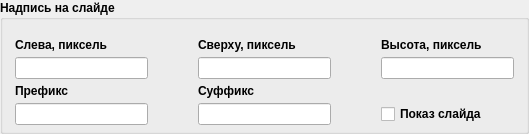
        <widget class="QGroupBox" name="groupBox_4">
         <property name="sizePolicy">
          <sizepolicy hsizetype="Expanding" vsizetype="Fixed">
           <horstretch>0</horstretch>
           <verstretch>0</verstretch>
          </sizepolicy>
         </property>
         <property name="font">
          <font>
           <weight>75</weight>
           <bold>true</bold>
          </font>
         </property>
         <property name="title">
          <string>Надпись на слайде</string>
         </property>
         <layout class="QGridLayout" name="gridLayout_10">
          <property name="sizeConstraint">
           <enum>QLayout::SetFixedSize</enum>
          </property>
          <property name="leftMargin">
           <number>12</number>
          </property>
          <property name="topMargin">
           <number>18</number>
          </property>
          <property name="rightMargin">
           <number>12</number>
          </property>
          <property name="bottomMargin">
           <number>6</number>
          </property>
          <property name="horizontalSpacing">
           <number>50</number>
          </property>
          <property name="verticalSpacing">
           <number>5</number>
          </property>
          <item row="1" column="0">
           <widget class="QLineEdit" name="textLeftLineEdit">
            <property name="sizePolicy">
             <sizepolicy hsizetype="Fixed" vsizetype="Fixed">
              <horstretch>0</horstretch>
              <verstretch>0</verstretch>
             </sizepolicy>
            </property>
            <property name="minimumSize">
             <size>
              <width>133</width>
              <height>0</height>
             </size>
            </property>
            <property name="font">
             <font>
              <weight>50</weight>
              <bold>false</bold>
             </font>
            </property>
           </widget>
          </item>
          <item row="1" column="2">
           <widget class="QLineEdit" name="textSizeLineEdit">
            <property name="sizePolicy">
             <sizepolicy hsizetype="Fixed" vsizetype="Fixed">
              <horstretch>0</horstretch>
              <verstretch>0</verstretch>
             </sizepolicy>
            </property>
            <property name="minimumSize">
             <size>
              <width>133</width>
              <height>0</height>
             </size>
            </property>
            <property name="font">
             <font>
              <weight>50</weight>
              <bold>false</bold>
             </font>
            </property>
           </widget>
          </item>
          <item row="0" column="1">
           <widget class="QLabel" name="label_14">
            <property name="sizePolicy">
             <sizepolicy hsizetype="Fixed" vsizetype="Fixed">
              <horstretch>0</horstretch>
              <verstretch>0</verstretch>
             </sizepolicy>
            </property>
            <property name="font">
             <font>
              <weight>75</weight>
              <bold>true</bold>
             </font>
            </property>
            <property name="text">
             <string>Сверху, пиксель</string>
            </property>
           </widget>
          </item>
          <item row="1" column="1">
           <widget class="QLineEdit" name="textAtopLineEdit">
            <property name="sizePolicy">
             <sizepolicy hsizetype="Fixed" vsizetype="Fixed">
              <horstretch>0</horstretch>
              <verstretch>0</verstretch>
             </sizepolicy>
            </property>
            <property name="minimumSize">
             <size>
              <width>133</width>
              <height>0</height>
             </size>
            </property>
            <property name="font">
             <font>
              <weight>50</weight>
              <bold>false</bold>
             </font>
            </property>
           </widget>
          </item>
          <item row="0" column="0">
           <widget class="QLabel" name="label_13">
            <property name="sizePolicy">
             <sizepolicy hsizetype="Fixed" vsizetype="Fixed">
              <horstretch>0</horstretch>
              <verstretch>0</verstretch>
             </sizepolicy>
            </property>
            <property name="font">
             <font>
              <weight>75</weight>
              <bold>true</bold>
             </font>
            </property>
            <property name="text">
             <string>Слева, пиксель</string>
            </property>
           </widget>
          </item>
          <item row="0" column="2">
           <widget class="QLabel" name="label_15">
            <property name="sizePolicy">
             <sizepolicy hsizetype="Fixed" vsizetype="Fixed">
              <horstretch>0</horstretch>
              <verstretch>0</verstretch>
             </sizepolicy>
            </property>
            <property name="font">
             <font>
              <weight>75</weight>
              <bold>true</bold>
             </font>
            </property>
            <property name="text">
             <string>Высота, пиксель</string>
            </property>
           </widget>
          </item>
          <item row="3" column="2">
           <widget class="QCheckBox" name="showPreviewCheckBox">
            <property name="sizePolicy">
             <sizepolicy hsizetype="Fixed" vsizetype="Fixed">
              <horstretch>0</horstretch>
              <verstretch>0</verstretch>
             </sizepolicy>
            </property>
            <property name="font">
             <font>
              <weight>75</weight>
              <bold>true</bold>
             </font>
            </property>
            <property name="text">
             <string>Показ слайда</string>
            </property>
           </widget>
          </item>
          <item row="2" column="0">
           <widget class="QLabel" name="label_33">
            <property name="sizePolicy">
             <sizepolicy hsizetype="Fixed" vsizetype="Fixed">
              <horstretch>0</horstretch>
              <verstretch>0</verstretch>
             </sizepolicy>
            </property>
            <property name="font">
             <font>
              <weight>75</weight>
              <bold>true</bold>
             </font>
            </property>
            <property name="text">
             <string>Префикс</string>
            </property>
           </widget>
          </item>
          <item row="2" column="1">
           <widget class="QLabel" name="label_34">
            <property name="sizePolicy">
             <sizepolicy hsizetype="Fixed" vsizetype="Fixed">
              <horstretch>0</horstretch>
              <verstretch>0</verstretch>
             </sizepolicy>
            </property>
            <property name="font">
             <font>
              <weight>75</weight>
              <bold>true</bold>
             </font>
            </property>
            <property name="text">
             <string>Суффикс</string>
            </property>
           </widget>
          </item>
          <item row="3" column="0">
           <widget class="QLineEdit" name="prefixLineEdit">
            <property name="sizePolicy">
             <sizepolicy hsizetype="Fixed" vsizetype="Fixed">
              <horstretch>0</horstretch>
              <verstretch>0</verstretch>
             </sizepolicy>
            </property>
            <property name="minimumSize">
             <size>
              <width>133</width>
              <height>0</height>
             </size>
            </property>
            <property name="font">
             <font>
              <weight>50</weight>
              <bold>false</bold>
             </font>
            </property>
           </widget>
          </item>
          <item row="3" column="1">
           <widget class="QLineEdit" name="suffixLineEdit">
            <property name="sizePolicy">
             <sizepolicy hsizetype="Fixed" vsizetype="Fixed">
              <horstretch>0</horstretch>
              <verstretch>0</verstretch>
             </sizepolicy>
            </property>
            <property name="minimumSize">
             <size>
              <width>133</width>
              <height>0</height>
             </size>
            </property>
            <property name="font">
             <font>
              <weight>50</weight>
              <bold>false</bold>
             </font>
            </property>
           </widget>
          </item>
         </layout>
        </widget>
